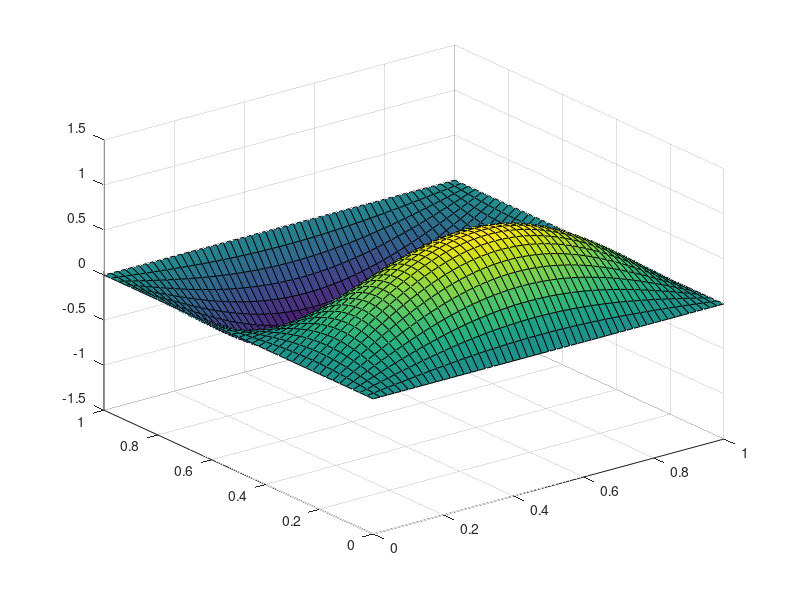

MATLAB code for this plot:
x=0:1/50:1;
y=0:1/40:1;
[X,Y]=meshgrid(x,y);
U=[0 , 0 , 0 , 0 , 0 , 0 , 0 , 0 , 0 , 0 , 0 , 0 , 0 , 0 , 0 , 0 , 0 , 0 , 0 , 0 , 0 , 0 , 0 , 0 , 0 , 0 , 0 , 0 , 0 , 0 , 0 , 0 , 0 , 0 , 0 , 0 , 0 , 0 , 0 , 0 , 0 , 0 , 0 , 0 , 0 , 0 , 0 , 0 , 0 , 0 , 0 , ;
0 , 0.00982922 , 0.0196197 , 0.0293327 , 0.0389299 , 0.0483735 , 0.0576262 , 0.0666515 , 0.0754137 , 0.0838783 , 0.0920119 , 0.0997823 , 0.107159 , 0.114113 , 0.120616 , 0.126643 , 0.132171 , 0.137177 , 0.141642 , 0.145547 , 0.148878 , 0.151622 , 0.153767 , 0.155306 , 0.156231 , 0.15654 , 0.156231 , 0.155306 , 0.153767 , 0.151622 , 0.148878 , 0.145547 , 0.141642 , 0.137177 , 0.132171 , 0.126643 , 0.120616 , 0.114113 , 0.107159 , 0.0997823 , 0.0920119 , 0.0838783 , 0.0754137 , 0.0666515 , 0.0576262 , 0.0483735 , 0.0389299 , 0.0293327 , 0.0196197 , 0.00982922 , 1.91577e-17 , ;
0 , 0.0194164 , 0.0387562 , 0.0579431 , 0.0769012 , 0.0955559 , 0.113833 , 0.131662 , 0.14897 , 0.165691 , 0.181758 , 0.197108 , 0.211679 , 0.225416 , 0.238262 , 0.250169 , 0.261088 , 0.270976 , 0.279795 , 0.28751 , 0.294091 , 0.29951 , 0.303748 , 0.306787 , 0.308615 , 0.309225 , 0.308615 , 0.306787 , 0.303748 , 0.29951 , 0.294091 , 0.28751 , 0.279795 , 0.270976 , 0.261088 , 0.250169 , 0.238262 , 0.225416 , 0.211679 , 0.197108 , 0.181758 , 0.165691 , 0.14897 , 0.131662 , 0.113833 , 0.0955559 , 0.0769012 , 0.0579431 , 0.0387562 , 0.0194164 , 3.78437e-17 , ;
0 , 0.0285255 , 0.0569385 , 0.0851267 , 0.112979 , 0.140385 , 0.167238 , 0.19343 , 0.218859 , 0.243424 , 0.267029 , 0.28958 , 0.310987 , 0.331168 , 0.350042 , 0.367534 , 0.383575 , 0.398103 , 0.41106 , 0.422394 , 0.432062 , 0.440024 , 0.44625 , 0.450714 , 0.4534 , 0.454297 , 0.4534 , 0.450714 , 0.44625 , 0.440024 , 0.432062 , 0.422394 , 0.41106 , 0.398103 , 0.383575 , 0.367534 , 0.350042 , 0.331168 , 0.310987 , 0.28958 , 0.267029 , 0.243424 , 0.218859 , 0.19343 , 0.167238 , 0.140385 , 0.112979 , 0.0851267 , 0.0569385 , 0.0285255 , 5.55978e-17 , ;
0 , 0.0369322 , 0.0737187 , 0.110214 , 0.146275 , 0.181758 , 0.216524 , 0.250436 , 0.283359 , 0.315163 , 0.345724 , 0.374921 , 0.402638 , 0.428766 , 0.453202 , 0.475849 , 0.496618 , 0.515427 , 0.532203 , 0.546877 , 0.559394 , 0.569703 , 0.577763 , 0.583544 , 0.587021 , 0.588182 , 0.587021 , 0.583544 , 0.577763 , 0.569703 , 0.559394 , 0.546877 , 0.532203 , 0.515427 , 0.496618 , 0.475849 , 0.453202 , 0.428766 , 0.402638 , 0.374921 , 0.345724 , 0.315163 , 0.283359 , 0.250436 , 0.216524 , 0.181758 , 0.146275 , 0.110214 , 0.0737187 , 0.0369322 , 7.19829e-17 , ;
0 , 0.0444295 , 0.0886837 , 0.132588 , 0.175969 , 0.218655 , 0.260479 , 0.301274 , 0.340881 , 0.379142 , 0.415907 , 0.451031 , 0.484374 , 0.515806 , 0.545203 , 0.572447 , 0.597433 , 0.62006 , 0.640241 , 0.657895 , 0.672952 , 0.685354 , 0.69505 , 0.702004 , 0.706187 , 0.707584 , 0.706187 , 0.702004 , 0.69505 , 0.685354 , 0.672952 , 0.657895 , 0.640241 , 0.62006 , 0.597433 , 0.572447 , 0.545203 , 0.515806 , 0.484374 , 0.451031 , 0.415907 , 0.379142 , 0.340881 , 0.301274 , 0.260479 , 0.218655 , 0.175969 , 0.132588 , 0.0886837 , 0.0444295 , 8.65956e-17 , ;
0 , 0.0508329 , 0.101465 , 0.151697 , 0.20133 , 0.250169 , 0.29802 , 0.344695 , 0.39001 , 0.433785 , 0.475849 , 0.516035 , 0.554184 , 0.590146 , 0.623779 , 0.65495 , 0.683536 , 0.709425 , 0.732514 , 0.752712 , 0.76994 , 0.784129 , 0.795223 , 0.803179 , 0.807965 , 0.809563 , 0.807965 , 0.803179 , 0.795223 , 0.784129 , 0.76994 , 0.752712 , 0.732514 , 0.709425 , 0.683536 , 0.65495 , 0.623779 , 0.590146 , 0.554184 , 0.516035 , 0.475849 , 0.433785 , 0.39001 , 0.344695 , 0.29802 , 0.250169 , 0.20133 , 0.151697 , 0.101465 , 0.0508329 , 9.9076e-17 , ;
0 , 0.0559845 , 0.111748 , 0.167071 , 0.221734 , 0.275522 , 0.328223 , 0.379628 , 0.429535 , 0.477747 , 0.524074 , 0.568332 , 0.610347 , 0.649954 , 0.686995 , 0.721325 , 0.752809 , 0.781321 , 0.80675 , 0.828996 , 0.847969 , 0.863596 , 0.875815 , 0.884577 , 0.889848 , 0.891607 , 0.889848 , 0.884577 , 0.875815 , 0.863596 , 0.847969 , 0.828996 , 0.80675 , 0.781321 , 0.752809 , 0.721325 , 0.686995 , 0.649954 , 0.610347 , 0.568332 , 0.524074 , 0.477747 , 0.429535 , 0.379628 , 0.328223 , 0.275522 , 0.221734 , 0.167071 , 0.111748 , 0.0559845 , 1.09117e-16 , ;
0 , 0.0597576 , 0.119279 , 0.17833 , 0.236678 , 0.294091 , 0.350343 , 0.405213 , 0.458484 , 0.509945 , 0.559394 , 0.606635 , 0.651482 , 0.693758 , 0.733296 , 0.76994 , 0.803545 , 0.833979 , 0.861122 , 0.884866 , 0.905118 , 0.921798 , 0.934841 , 0.944193 , 0.94982 , 0.951698 , 0.94982 , 0.944193 , 0.934841 , 0.921798 , 0.905118 , 0.884866 , 0.861122 , 0.833979 , 0.803545 , 0.76994 , 0.733296 , 0.693758 , 0.651482 , 0.606635 , 0.559394 , 0.509945 , 0.458484 , 0.405213 , 0.350343 , 0.294091 , 0.236678 , 0.17833 , 0.119279 , 0.0597576 , 1.16471e-16 , ;
0 , 0.0620593 , 0.123874 , 0.185199 , 0.245794 , 0.305418 , 0.363838 , 0.420821 , 0.476143 , 0.529587 , 0.58094 , 0.630001 , 0.676575 , 0.720479 , 0.76154 , 0.799595 , 0.834495 , 0.866102 , 0.89429 , 0.918949 , 0.939981 , 0.957303 , 0.970848 , 0.980561 , 0.986404 , 0.988354 , 0.986404 , 0.980561 , 0.970848 , 0.957303 , 0.939981 , 0.918949 , 0.89429 , 0.866102 , 0.834495 , 0.799595 , 0.76154 , 0.720479 , 0.676575 , 0.630001 , 0.58094 , 0.529587 , 0.476143 , 0.420821 , 0.363838 , 0.305418 , 0.245794 , 0.185199 , 0.123874 , 0.0620593 , 1.20957e-16 , ;
0 , 0.0628329 , 0.125418 , 0.187508 , 0.248858 , 0.309225 , 0.368373 , 0.426066 , 0.482079 , 0.536188 , 0.588182 , 0.637854 , 0.685009 , 0.72946 , 0.771033 , 0.809563 , 0.844897 , 0.876898 , 0.905437 , 0.930403 , 0.951698 , 0.969236 , 0.98295 , 0.992784 , 0.9987 , 1.00067 , 0.9987 , 0.992784 , 0.98295 , 0.969236 , 0.951698 , 0.930403 , 0.905437 , 0.876898 , 0.844897 , 0.809563 , 0.771033 , 0.72946 , 0.685009 , 0.637854 , 0.588182 , 0.536188 , 0.482079 , 0.426066 , 0.368373 , 0.309225 , 0.248858 , 0.187508 , 0.125418 , 0.0628329 , 1.22465e-16 , ;
0 , 0.0620593 , 0.123874 , 0.185199 , 0.245794 , 0.305418 , 0.363838 , 0.420821 , 0.476143 , 0.529587 , 0.58094 , 0.630001 , 0.676575 , 0.720479 , 0.76154 , 0.799595 , 0.834495 , 0.866102 , 0.89429 , 0.918949 , 0.939981 , 0.957303 , 0.970848 , 0.980561 , 0.986404 , 0.988354 , 0.986404 , 0.980561 , 0.970848 , 0.957303 , 0.939981 , 0.918949 , 0.89429 , 0.866102 , 0.834495 , 0.799595 , 0.76154 , 0.720479 , 0.676575 , 0.630001 , 0.58094 , 0.529587 , 0.476143 , 0.420821 , 0.363838 , 0.305418 , 0.245794 , 0.185199 , 0.123874 , 0.0620593 , 1.20957e-16 , ;
0 , 0.0597576 , 0.119279 , 0.17833 , 0.236678 , 0.294091 , 0.350343 , 0.405213 , 0.458484 , 0.509945 , 0.559394 , 0.606635 , 0.651482 , 0.693758 , 0.733296 , 0.76994 , 0.803545 , 0.833979 , 0.861122 , 0.884866 , 0.905118 , 0.921798 , 0.934841 , 0.944193 , 0.94982 , 0.951698 , 0.94982 , 0.944193 , 0.934841 , 0.921798 , 0.905118 , 0.884866 , 0.861122 , 0.833979 , 0.803545 , 0.76994 , 0.733296 , 0.693758 , 0.651482 , 0.606635 , 0.559394 , 0.509945 , 0.458484 , 0.405213 , 0.350343 , 0.294091 , 0.236678 , 0.17833 , 0.119279 , 0.0597576 , 1.16471e-16 , ;
0 , 0.0559845 , 0.111748 , 0.167071 , 0.221734 , 0.275522 , 0.328223 , 0.379628 , 0.429535 , 0.477747 , 0.524074 , 0.568332 , 0.610347 , 0.649954 , 0.686995 , 0.721325 , 0.752809 , 0.781321 , 0.80675 , 0.828996 , 0.847969 , 0.863596 , 0.875815 , 0.884577 , 0.889848 , 0.891607 , 0.889848 , 0.884577 , 0.875815 , 0.863596 , 0.847969 , 0.828996 , 0.80675 , 0.781321 , 0.752809 , 0.721325 , 0.686995 , 0.649954 , 0.610347 , 0.568332 , 0.524074 , 0.477747 , 0.429535 , 0.379628 , 0.328223 , 0.275522 , 0.221734 , 0.167071 , 0.111748 , 0.0559845 , 1.09117e-16 , ;
0 , 0.0508329 , 0.101465 , 0.151697 , 0.20133 , 0.250169 , 0.29802 , 0.344695 , 0.39001 , 0.433785 , 0.475849 , 0.516035 , 0.554184 , 0.590146 , 0.623779 , 0.65495 , 0.683536 , 0.709425 , 0.732514 , 0.752712 , 0.76994 , 0.784129 , 0.795223 , 0.803179 , 0.807965 , 0.809563 , 0.807965 , 0.803179 , 0.795223 , 0.784129 , 0.76994 , 0.752712 , 0.732514 , 0.709425 , 0.683536 , 0.65495 , 0.623779 , 0.590146 , 0.554184 , 0.516035 , 0.475849 , 0.433785 , 0.39001 , 0.344695 , 0.29802 , 0.250169 , 0.20133 , 0.151697 , 0.101465 , 0.0508329 , 9.9076e-17 , ;
0 , 0.0444295 , 0.0886837 , 0.132588 , 0.175969 , 0.218655 , 0.260479 , 0.301274 , 0.340881 , 0.379142 , 0.415907 , 0.451031 , 0.484374 , 0.515806 , 0.545203 , 0.572447 , 0.597433 , 0.62006 , 0.640241 , 0.657895 , 0.672952 , 0.685354 , 0.69505 , 0.702004 , 0.706187 , 0.707584 , 0.706187 , 0.702004 , 0.69505 , 0.685354 , 0.672952 , 0.657895 , 0.640241 , 0.62006 , 0.597433 , 0.572447 , 0.545203 , 0.515806 , 0.484374 , 0.451031 , 0.415907 , 0.379142 , 0.340881 , 0.301274 , 0.260479 , 0.218655 , 0.175969 , 0.132588 , 0.0886837 , 0.0444295 , 8.65956e-17 , ;
0 , 0.0369322 , 0.0737187 , 0.110214 , 0.146275 , 0.181758 , 0.216524 , 0.250436 , 0.283359 , 0.315163 , 0.345724 , 0.374921 , 0.402638 , 0.428766 , 0.453202 , 0.475849 , 0.496618 , 0.515427 , 0.532203 , 0.546877 , 0.559394 , 0.569703 , 0.577763 , 0.583544 , 0.587021 , 0.588182 , 0.587021 , 0.583544 , 0.577763 , 0.569703 , 0.559394 , 0.546877 , 0.532203 , 0.515427 , 0.496618 , 0.475849 , 0.453202 , 0.428766 , 0.402638 , 0.374921 , 0.345724 , 0.315163 , 0.283359 , 0.250436 , 0.216524 , 0.181758 , 0.146275 , 0.110214 , 0.0737187 , 0.0369322 , 7.19829e-17 , ;
0 , 0.0285255 , 0.0569385 , 0.0851267 , 0.112979 , 0.140385 , 0.167238 , 0.19343 , 0.218859 , 0.243424 , 0.267029 , 0.28958 , 0.310987 , 0.331168 , 0.350042 , 0.367534 , 0.383575 , 0.398103 , 0.41106 , 0.422394 , 0.432062 , 0.440024 , 0.44625 , 0.450714 , 0.4534 , 0.454297 , 0.4534 , 0.450714 , 0.44625 , 0.440024 , 0.432062 , 0.422394 , 0.41106 , 0.398103 , 0.383575 , 0.367534 , 0.350042 , 0.331168 , 0.310987 , 0.28958 , 0.267029 , 0.243424 , 0.218859 , 0.19343 , 0.167238 , 0.140385 , 0.112979 , 0.0851267 , 0.0569385 , 0.0285255 , 5.55978e-17 , ;
0 , 0.0194164 , 0.0387562 , 0.0579431 , 0.0769012 , 0.0955559 , 0.113833 , 0.131662 , 0.14897 , 0.165691 , 0.181758 , 0.197108 , 0.211679 , 0.225416 , 0.238262 , 0.250169 , 0.261088 , 0.270976 , 0.279795 , 0.28751 , 0.294091 , 0.29951 , 0.303748 , 0.306787 , 0.308615 , 0.309225 , 0.308615 , 0.306787 , 0.303748 , 0.29951 , 0.294091 , 0.28751 , 0.279795 , 0.270976 , 0.261088 , 0.250169 , 0.238262 , 0.225416 , 0.211679 , 0.197108 , 0.181758 , 0.165691 , 0.14897 , 0.131662 , 0.113833 , 0.0955559 , 0.0769012 , 0.0579431 , 0.0387562 , 0.0194164 , 3.78437e-17 , ;
0 , 0.00982922 , 0.0196197 , 0.0293327 , 0.0389299 , 0.0483735 , 0.0576262 , 0.0666515 , 0.0754137 , 0.0838783 , 0.0920119 , 0.0997823 , 0.107159 , 0.114113 , 0.120616 , 0.126643 , 0.132171 , 0.137177 , 0.141642 , 0.145547 , 0.148878 , 0.151622 , 0.153767 , 0.155306 , 0.156231 , 0.15654 , 0.156231 , 0.155306 , 0.153767 , 0.151622 , 0.148878 , 0.145547 , 0.141642 , 0.137177 , 0.132171 , 0.126643 , 0.120616 , 0.114113 , 0.107159 , 0.0997823 , 0.0920119 , 0.0838783 , 0.0754137 , 0.0666515 , 0.0576262 , 0.0483735 , 0.0389299 , 0.0293327 , 0.0196197 , 0.00982922 , 1.91577e-17 , ;
0 , -2.23148e-14 , -4.44348e-14 , -6.57021e-14 , -8.59374e-14 , -1.04266e-13 , -1.20607e-13 , -1.34279e-13 , -1.45585e-13 , -1.54224e-13 , -1.60794e-13 , -1.65241e-13 , -1.68295e-13 , -1.69907e-13 , -1.70705e-13 , -1.70585e-13 , -1.70052e-13 , -1.68988e-13 , -1.67724e-13 , -1.6611e-13 , -1.64416e-13 , -1.62477e-13 , -1.60474e-13 , -1.58265e-13 , -1.55998e-13 , -1.53536e-13 , -1.50992e-13 , -1.48228e-13 , -1.45387e-13 , -1.42254e-13 , -1.39048e-13 , -1.35469e-13 , -1.31752e-13 , -1.27515e-13 , -1.23034e-13 , -1.17856e-13 , -1.12245e-13 , -1.05807e-13 , -9.88108e-14 , -9.10553e-14 , -8.2768e-14 , -7.40212e-14 , -6.49659e-14 , -5.58979e-14 , -4.68896e-14 , -3.82532e-14 , -2.99418e-14 , -2.20816e-14 , -1.45357e-14 , -7.22778e-15 , 1.49976e-32 , ;
0 , -0.00982922 , -0.0196197 , -0.0293327 , -0.0389299 , -0.0483735 , -0.0576262 , -0.0666515 , -0.0754137 , -0.0838783 , -0.0920119 , -0.0997823 , -0.107159 , -0.114113 , -0.120616 , -0.126643 , -0.132171 , -0.137177 , -0.141642 , -0.145547 , -0.148878 , -0.151622 , -0.153767 , -0.155306 , -0.156231 , -0.15654 , -0.156231 , -0.155306 , -0.153767 , -0.151622 , -0.148878 , -0.145547 , -0.141642 , -0.137177 , -0.132171 , -0.126643 , -0.120616 , -0.114113 , -0.107159 , -0.0997823 , -0.0920119 , -0.0838783 , -0.0754137 , -0.0666515 , -0.0576262 , -0.0483735 , -0.0389299 , -0.0293327 , -0.0196197 , -0.00982922 , -1.91577e-17 , ;
0 , -0.0194164 , -0.0387562 , -0.0579431 , -0.0769012 , -0.0955559 , -0.113833 , -0.131662 , -0.14897 , -0.165691 , -0.181758 , -0.197108 , -0.211679 , -0.225416 , -0.238262 , -0.250169 , -0.261088 , -0.270976 , -0.279795 , -0.28751 , -0.294091 , -0.29951 , -0.303748 , -0.306787 , -0.308615 , -0.309225 , -0.308615 , -0.306787 , -0.303748 , -0.29951 , -0.294091 , -0.28751 , -0.279795 , -0.270976 , -0.261088 , -0.250169 , -0.238262 , -0.225416 , -0.211679 , -0.197108 , -0.181758 , -0.165691 , -0.14897 , -0.131662 , -0.113833 , -0.0955559 , -0.0769012 , -0.0579431 , -0.0387562 , -0.0194164 , -3.78437e-17 , ;
0 , -0.0285255 , -0.0569385 , -0.0851267 , -0.112979 , -0.140385 , -0.167238 , -0.19343 , -0.218859 , -0.243424 , -0.267029 , -0.28958 , -0.310987 , -0.331168 , -0.350042 , -0.367534 , -0.383575 , -0.398103 , -0.41106 , -0.422394 , -0.432062 , -0.440024 , -0.44625 , -0.450714 , -0.4534 , -0.454297 , -0.4534 , -0.450714 , -0.44625 , -0.440024 , -0.432062 , -0.422394 , -0.41106 , -0.398103 , -0.383575 , -0.367534 , -0.350042 , -0.331168 , -0.310987 , -0.28958 , -0.267029 , -0.243424 , -0.218859 , -0.19343 , -0.167238 , -0.140385 , -0.112979 , -0.0851267 , -0.0569385 , -0.0285255 , -5.55978e-17 , ;
0 , -0.0369322 , -0.0737187 , -0.110214 , -0.146275 , -0.181758 , -0.216524 , -0.250436 , -0.283359 , -0.315163 , -0.345724 , -0.374921 , -0.402638 , -0.428766 , -0.453202 , -0.475849 , -0.496618 , -0.515427 , -0.532203 , -0.546877 , -0.559394 , -0.569703 , -0.577763 , -0.583544 , -0.587021 , -0.588182 , -0.587021 , -0.583544 , -0.577763 , -0.569703 , -0.559394 , -0.546877 , -0.532203 , -0.515427 , -0.496618 , -0.475849 , -0.453202 , -0.428766 , -0.402638 , -0.374921 , -0.345724 , -0.315163 , -0.283359 , -0.250436 , -0.216524 , -0.181758 , -0.146275 , -0.110214 , -0.0737187 , -0.0369322 , -7.19829e-17 , ;
0 , -0.0444295 , -0.0886837 , -0.132588 , -0.175969 , -0.218655 , -0.260479 , -0.301274 , -0.340881 , -0.379142 , -0.415907 , -0.451031 , -0.484374 , -0.515806 , -0.545203 , -0.572447 , -0.597433 , -0.62006 , -0.640241 , -0.657895 , -0.672952 , -0.685354 , -0.69505 , -0.702004 , -0.706187 , -0.707584 , -0.706187 , -0.702004 , -0.69505 , -0.685354 , -0.672952 , -0.657895 , -0.640241 , -0.62006 , -0.597433 , -0.572447 , -0.545203 , -0.515806 , -0.484374 , -0.451031 , -0.415907 , -0.379142 , -0.340881 , -0.301274 , -0.260479 , -0.218655 , -0.175969 , -0.132588 , -0.0886837 , -0.0444295 , -8.65956e-17 , ;
0 , -0.0508329 , -0.101465 , -0.151697 , -0.20133 , -0.250169 , -0.29802 , -0.344695 , -0.39001 , -0.433785 , -0.475849 , -0.516035 , -0.554184 , -0.590146 , -0.623779 , -0.65495 , -0.683536 , -0.709425 , -0.732514 , -0.752712 , -0.76994 , -0.784129 , -0.795223 , -0.803179 , -0.807965 , -0.809563 , -0.807965 , -0.803179 , -0.795223 , -0.784129 , -0.76994 , -0.752712 , -0.732514 , -0.709425 , -0.683536 , -0.65495 , -0.623779 , -0.590146 , -0.554184 , -0.516035 , -0.475849 , -0.433785 , -0.39001 , -0.344695 , -0.29802 , -0.250169 , -0.20133 , -0.151697 , -0.101465 , -0.0508329 , -9.9076e-17 , ;
0 , -0.0559845 , -0.111748 , -0.167071 , -0.221734 , -0.275522 , -0.328223 , -0.379628 , -0.429535 , -0.477747 , -0.524074 , -0.568332 , -0.610347 , -0.649954 , -0.686995 , -0.721325 , -0.752809 , -0.781321 , -0.80675 , -0.828996 , -0.847969 , -0.863596 , -0.875815 , -0.884577 , -0.889848 , -0.891607 , -0.889848 , -0.884577 , -0.875815 , -0.863596 , -0.847969 , -0.828996 , -0.80675 , -0.781321 , -0.752809 , -0.721325 , -0.686995 , -0.649954 , -0.610347 , -0.568332 , -0.524074 , -0.477747 , -0.429535 , -0.379628 , -0.328223 , -0.275522 , -0.221734 , -0.167071 , -0.111748 , -0.0559845 , -1.09117e-16 , ;
0 , -0.0597576 , -0.119279 , -0.17833 , -0.236678 , -0.294091 , -0.350343 , -0.405213 , -0.458484 , -0.509945 , -0.559394 , -0.606635 , -0.651482 , -0.693758 , -0.733296 , -0.76994 , -0.803545 , -0.833979 , -0.861122 , -0.884866 , -0.905118 , -0.921798 , -0.934841 , -0.944193 , -0.94982 , -0.951698 , -0.94982 , -0.944193 , -0.934841 , -0.921798 , -0.905118 , -0.884866 , -0.861122 , -0.833979 , -0.803545 , -0.76994 , -0.733296 , -0.693758 , -0.651482 , -0.606635 , -0.559394 , -0.509945 , -0.458484 , -0.405213 , -0.350343 , -0.294091 , -0.236678 , -0.17833 , -0.119279 , -0.0597576 , -1.16471e-16 , ;
0 , -0.0620593 , -0.123874 , -0.185199 , -0.245794 , -0.305418 , -0.363838 , -0.420821 , -0.476143 , -0.529587 , -0.58094 , -0.630001 , -0.676575 , -0.720479 , -0.76154 , -0.799595 , -0.834495 , -0.866102 , -0.89429 , -0.918949 , -0.939981 , -0.957303 , -0.970848 , -0.980561 , -0.986404 , -0.988354 , -0.986404 , -0.980561 , -0.970848 , -0.957303 , -0.939981 , -0.918949 , -0.89429 , -0.866102 , -0.834495 , -0.799595 , -0.76154 , -0.720479 , -0.676575 , -0.630001 , -0.58094 , -0.529587 , -0.476143 , -0.420821 , -0.363838 , -0.305418 , -0.245794 , -0.185199 , -0.123874 , -0.0620593 , -1.20957e-16 , ;
0 , -0.0628329 , -0.125418 , -0.187508 , -0.248858 , -0.309225 , -0.368373 , -0.426066 , -0.482079 , -0.536188 , -0.588182 , -0.637854 , -0.685009 , -0.72946 , -0.771033 , -0.809563 , -0.844897 , -0.876898 , -0.905437 , -0.930403 , -0.951698 , -0.969236 , -0.98295 , -0.992784 , -0.9987 , -1.00067 , -0.9987 , -0.992784 , -0.98295 , -0.969236 , -0.951698 , -0.930403 , -0.905437 , -0.876898 , -0.844897 , -0.809563 , -0.771033 , -0.72946 , -0.685009 , -0.637854 , -0.588182 , -0.536188 , -0.482079 , -0.426066 , -0.368373 , -0.309225 , -0.248858 , -0.187508 , -0.125418 , -0.0628329 , -1.22465e-16 , ;
0 , -0.0620593 , -0.123874 , -0.185199 , -0.245794 , -0.305418 , -0.363838 , -0.420821 , -0.476143 , -0.529587 , -0.58094 , -0.630001 , -0.676575 , -0.720479 , -0.76154 , -0.799595 , -0.834495 , -0.866102 , -0.89429 , -0.918949 , -0.939981 , -0.957303 , -0.970848 , -0.980561 , -0.986404 , -0.988354 , -0.986404 , -0.980561 , -0.970848 , -0.957303 , -0.939981 , -0.918949 , -0.89429 , -0.866102 , -0.834495 , -0.799595 , -0.76154 , -0.720479 , -0.676575 , -0.630001 , -0.58094 , -0.529587 , -0.476143 , -0.420821 , -0.363838 , -0.305418 , -0.245794 , -0.185199 , -0.123874 , -0.0620593 , -1.20957e-16 , ;
0 , -0.0597576 , -0.119279 , -0.17833 , -0.236678 , -0.294091 , -0.350343 , -0.405213 , -0.458484 , -0.509945 , -0.559394 , -0.606635 , -0.651482 , -0.693758 , -0.733296 , -0.76994 , -0.803545 , -0.833979 , -0.861122 , -0.884866 , -0.905118 , -0.921798 , -0.934841 , -0.944193 , -0.94982 , -0.951698 , -0.94982 , -0.944193 , -0.934841 , -0.921798 , -0.905118 , -0.884866 , -0.861122 , -0.833979 , -0.803545 , -0.76994 , -0.733296 , -0.693758 , -0.651482 , -0.606635 , -0.559394 , -0.509945 , -0.458484 , -0.405213 , -0.350343 , -0.294091 , -0.236678 , -0.17833 , -0.119279 , -0.0597576 , -1.16471e-16 , ;
0 , -0.0559845 , -0.111748 , -0.167071 , -0.221734 , -0.275522 , -0.328223 , -0.379628 , -0.429535 , -0.477747 , -0.524074 , -0.568332 , -0.610347 , -0.649954 , -0.686995 , -0.721325 , -0.752809 , -0.781321 , -0.80675 , -0.828996 , -0.847969 , -0.863596 , -0.875815 , -0.884577 , -0.889848 , -0.891607 , -0.889848 , -0.884577 , -0.875815 , -0.863596 , -0.847969 , -0.828996 , -0.80675 , -0.781321 , -0.752809 , -0.721325 , -0.686995 , -0.649954 , -0.610347 , -0.568332 , -0.524074 , -0.477747 , -0.429535 , -0.379628 , -0.328223 , -0.275522 , -0.221734 , -0.167071 , -0.111748 , -0.0559845 , -1.09117e-16 , ;
0 , -0.0508329 , -0.101465 , -0.151697 , -0.20133 , -0.250169 , -0.29802 , -0.344695 , -0.39001 , -0.433785 , -0.475849 , -0.516035 , -0.554184 , -0.590146 , -0.623779 , -0.65495 , -0.683536 , -0.709425 , -0.732514 , -0.752712 , -0.76994 , -0.784129 , -0.795223 , -0.803179 , -0.807965 , -0.809563 , -0.807965 , -0.803179 , -0.795223 , -0.784129 , -0.76994 , -0.752712 , -0.732514 , -0.709425 , -0.683536 , -0.65495 , -0.623779 , -0.590146 , -0.554184 , -0.516035 , -0.475849 , -0.433785 , -0.39001 , -0.344695 , -0.29802 , -0.250169 , -0.20133 , -0.151697 , -0.101465 , -0.0508329 , -9.9076e-17 , ;
0 , -0.0444295 , -0.0886837 , -0.132588 , -0.175969 , -0.218655 , -0.260479 , -0.301274 , -0.340881 , -0.379142 , -0.415907 , -0.451031 , -0.484374 , -0.515806 , -0.545203 , -0.572447 , -0.597433 , -0.62006 , -0.640241 , -0.657895 , -0.672952 , -0.685354 , -0.69505 , -0.702004 , -0.706187 , -0.707584 , -0.706187 , -0.702004 , -0.69505 , -0.685354 , -0.672952 , -0.657895 , -0.640241 , -0.62006 , -0.597433 , -0.572447 , -0.545203 , -0.515806 , -0.484374 , -0.451031 , -0.415907 , -0.379142 , -0.340881 , -0.301274 , -0.260479 , -0.218655 , -0.175969 , -0.132588 , -0.0886837 , -0.0444295 , -8.65956e-17 , ;
0 , -0.0369322 , -0.0737187 , -0.110214 , -0.146275 , -0.181758 , -0.216524 , -0.250436 , -0.283359 , -0.315163 , -0.345724 , -0.374921 , -0.402638 , -0.428766 , -0.453202 , -0.475849 , -0.496618 , -0.515427 , -0.532203 , -0.546877 , -0.559394 , -0.569703 , -0.577763 , -0.583544 , -0.587021 , -0.588182 , -0.587021 , -0.583544 , -0.577763 , -0.569703 , -0.559394 , -0.546877 , -0.532203 , -0.515427 , -0.496618 , -0.475849 , -0.453202 , -0.428766 , -0.402638 , -0.374921 , -0.345724 , -0.315163 , -0.283359 , -0.250436 , -0.216524 , -0.181758 , -0.146275 , -0.110214 , -0.0737187 , -0.0369322 , -7.19829e-17 , ;
0 , -0.0285255 , -0.0569385 , -0.0851267 , -0.112979 , -0.140385 , -0.167238 , -0.19343 , -0.218859 , -0.243424 , -0.267029 , -0.28958 , -0.310987 , -0.331168 , -0.350042 , -0.367534 , -0.383575 , -0.398103 , -0.41106 , -0.422394 , -0.432062 , -0.440024 , -0.44625 , -0.450714 , -0.4534 , -0.454297 , -0.4534 , -0.450714 , -0.44625 , -0.440024 , -0.432062 , -0.422394 , -0.41106 , -0.398103 , -0.383575 , -0.367534 , -0.350042 , -0.331168 , -0.310987 , -0.28958 , -0.267029 , -0.243424 , -0.218859 , -0.19343 , -0.167238 , -0.140385 , -0.112979 , -0.0851267 , -0.0569385 , -0.0285255 , -5.55978e-17 , ;
0 , -0.0194164 , -0.0387562 , -0.0579431 , -0.0769012 , -0.0955559 , -0.113833 , -0.131662 , -0.14897 , -0.165691 , -0.181758 , -0.197108 , -0.211679 , -0.225416 , -0.238262 , -0.250169 , -0.261088 , -0.270976 , -0.279795 , -0.28751 , -0.294091 , -0.29951 , -0.303748 , -0.306787 , -0.308615 , -0.309225 , -0.308615 , -0.306787 , -0.303748 , -0.29951 , -0.294091 , -0.28751 , -0.279795 , -0.270976 , -0.261088 , -0.250169 , -0.238262 , -0.225416 , -0.211679 , -0.197108 , -0.181758 , -0.165691 , -0.14897 , -0.131662 , -0.113833 , -0.0955559 , -0.0769012 , -0.0579431 , -0.0387562 , -0.0194164 , -3.78437e-17 , ;
0 , -0.00982922 , -0.0196197 , -0.0293327 , -0.0389299 , -0.0483735 , -0.0576262 , -0.0666515 , -0.0754137 , -0.0838783 , -0.0920119 , -0.0997823 , -0.107159 , -0.114113 , -0.120616 , -0.126643 , -0.132171 , -0.137177 , -0.141642 , -0.145547 , -0.148878 , -0.151622 , -0.153767 , -0.155306 , -0.156231 , -0.15654 , -0.156231 , -0.155306 , -0.153767 , -0.151622 , -0.148878 , -0.145547 , -0.141642 , -0.137177 , -0.132171 , -0.126643 , -0.120616 , -0.114113 , -0.107159 , -0.0997823 , -0.0920119 , -0.0838783 , -0.0754137 , -0.0666515 , -0.0576262 , -0.0483735 , -0.0389299 , -0.0293327 , -0.0196197 , -0.00982922 , -1.91577e-17 , ;
0 , -1.53792e-17 , -3.06978e-17 , -4.58952e-17 , -6.09115e-17 , -7.56873e-17 , -9.01645e-17 , -1.04286e-16 , -1.17996e-16 , -1.3124e-16 , -1.43966e-16 , -1.56124e-16 , -1.67666e-16 , -1.78546e-16 , -1.88721e-16 , -1.98152e-16 , -2.06801e-16 , -2.14633e-16 , -2.21619e-16 , -2.2773e-16 , -2.32942e-16 , -2.37234e-16 , -2.40591e-16 , -2.42998e-16 , -2.44446e-16 , -2.44929e-16 , -2.44446e-16 , -2.42998e-16 , -2.40591e-16 , -2.37234e-16 , -2.32942e-16 , -2.2773e-16 , -2.21619e-16 , -2.14633e-16 , -2.06801e-16 , -1.98152e-16 , -1.88721e-16 , -1.78546e-16 , -1.67666e-16 , -1.56124e-16 , -1.43966e-16 , -1.3124e-16 , -1.17996e-16 , -1.04286e-16 , -9.01645e-17 , -7.56873e-17 , -6.09115e-17 , -4.58952e-17 , -3.06978e-17 , -1.53792e-17 , -2.99952e-32 , ;
]
surf(x,y,U);
